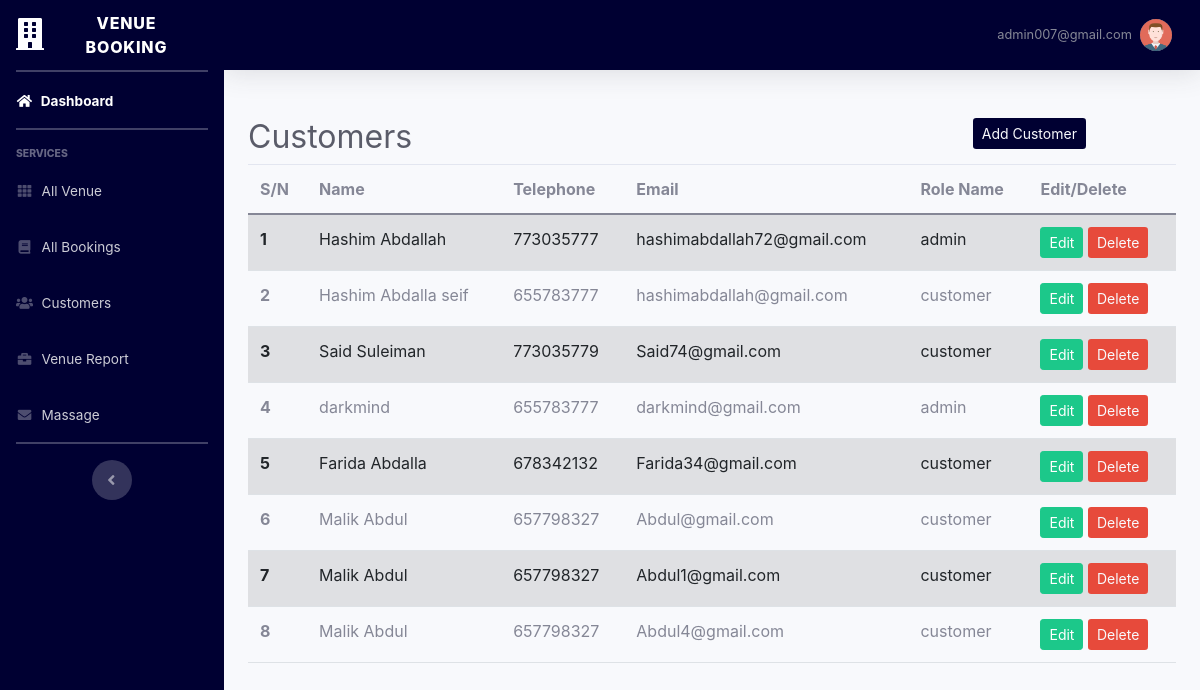
The app's page /admin/customerManager.php (signed in) with its own data.
### tables this page shows
CREATE TABLE `cutomers` (
  `customerId` int(11) NOT NULL,
  `fullName` varchar(50) NOT NULL,
  `Phone` int(20) NOT NULL,
  `userId` int(11) NOT NULL
);

CREATE TABLE `users` (
  `userID` int(11) NOT NULL,
  `Email` varchar(50) NOT NULL,
  `Password` varchar(100) NOT NULL,
  `roleID` int(20) NOT NULL
);

CREATE TABLE `roles` (
  `roleID` int(11) NOT NULL,
  `roleName` varchar(20) NOT NULL
);

### admin/customerManager.php (the view, shortened to what this page needs)
<!DOCTYPE html>
<html lang="en">
<head>
    <link rel="stylesheet" href="../asset/css/bootstrap.css">
    <link rel="stylesheet" href="../asset/css/bootstrap.min.css">
    <link rel="stylesheet" href="../asset/css/style.css">
</head>
<body>
<?php
include('../include/adminheader.php');
include('../include/navbar.php');
include('../include/adminTopbar.php');
?>
<div class="container-fluid mt-5">
    <div class="row">
        <div class="col-lg-12 col-md-12 col-12 mb-5">
            <div class="row">
                <div class="col-12 col-sm-12 col-md-8 col-lg-8">
                    <h1 class="h2 text-dark bold text-left">Customers</h1>
                </div>
                <div class="col-12 col-sm-12 col-md-4 col-lg-4 text-center">
                    <button type="button" class="btn btn-sm mybg text-light item-left" data-bs-toggle="modal" data-bs-target="#newCust">Add Customer</button>
                </div>
            </div>
            <div class="row">
                <div class="col-12 col-md-12">
                    <div class="table-responsive">
                    <table class="table table-striped table-hover">
          <thead>
          <tr>
            <th scope="col">S/N</th>
            <th scope="col">Name</th>
            <th scope="col">Telephone</th>
            <th scope="col">Email</th>
            <th scope="col">Role Name</th>
            <th scope="col">Edit/Delete</th>
          </tr>
          </thead>
          <tbody>
          <?php
            require_once("../handler/connection.php");
            $stmt=$conn->prepare("SELECT * FROM `cutomers`, `users`, `roles` WHERE cutomers.userID=users.userID AND users.roleID=roles.roleID");
            $stmt->execute();
            $sn = 1;
            while($show=$stmt->fetch()){
            ?>
          <tr>
            <th scope="row"><?php echo $sn?></th>
            <td><?php echo $show['fullName']?></td>
            <td><?php echo $show['Phone']?></td>
            <td><?php echo $show['Email']?></td>
            <td><?php echo $show['roleName']?></td>
            <td>
            <button class="btn btn-sm btn-success"  data-bs-toggle="modal" data-bs-target="#editCust<?php echo $sn?>">Edit</button>
              <a class="btn btn-sm bg-danger text-light" onclick="return confirm('Are you sure want to delete?');" href="../handler/deleteCustomer.php?cid=<?php echo $show["userID"]; ?>">Delete</a>
            </td>
          </tr>
</div>
          <?php $sn++;
            }
          ?>
                    </div>
</body>
</html>

### asset/css/style.css (style rules this page uses)
body { margin: 0; padding: 0; }
.mybg { background-color: rgba(00, 00, 50, 1); color: #fff; }

### records on screen
cutomers: fullName "Hashim Abdallah", Phone "773035777", userId.Email "hashimabdallah72@gmail.com", roles.roleName "admin"
cutomers: fullName "Hashim Abdalla seif", Phone "655783777", userId.Email "hashimabdallah@gmail.com", roles.roleName "customer"
cutomers: fullName "Said Suleiman", Phone "773035779", userId.Email "Said74@gmail.com", roles.roleName "customer"
cutomers: fullName "darkmind", Phone "655783777", userId.Email "darkmind@gmail.com", roles.roleName "admin"
cutomers: fullName "Farida Abdalla", Phone "678342132", userId.Email "Farida34@gmail.com", roles.roleName "customer"
cutomers: fullName "Malik Abdul", Phone "657798327", userId.Email "Abdul@gmail.com", roles.roleName "customer"
cutomers: fullName "Malik Abdul", Phone "657798327", userId.Email "Abdul1@gmail.com", roles.roleName "customer"
cutomers: fullName "Malik Abdul", Phone "657798327", userId.Email "Abdul4@gmail.com", roles.roleName "customer"

### other values on screen
$user "admin007@gmail.com"
